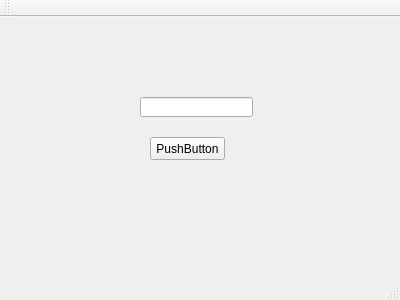
<?xml version="1.0" encoding="UTF-8"?>
<ui version="4.0">
 <class>MainWindow</class>
 <widget class="QMainWindow" name="MainWindow">
  <property name="geometry">
   <rect>
    <x>0</x>
    <y>0</y>
    <width>400</width>
    <height>300</height>
   </rect>
  </property>
  <property name="windowTitle">
   <string>MainWindow</string>
  </property>
  <widget class="QWidget" name="centralWidget">
   <widget class="QLineEdit" name="lineEdit">
    <property name="geometry">
     <rect>
      <x>140</x>
      <y>80</y>
      <width>113</width>
      <height>20</height>
     </rect>
    </property>
   </widget>
   <widget class="QPushButton" name="pushButton">
    <property name="geometry">
     <rect>
      <x>150</x>
      <y>120</y>
      <width>75</width>
      <height>23</height>
     </rect>
    </property>
    <property name="text">
     <string>PushButton</string>
    </property>
   </widget>
  </widget>
  <widget class="QMenuBar" name="menuBar">
   <property name="geometry">
    <rect>
     <x>0</x>
     <y>0</y>
     <width>400</width>
     <height>23</height>
    </rect>
   </property>
  </widget>
  <widget class="QToolBar" name="mainToolBar">
   <attribute name="toolBarArea">
    <enum>TopToolBarArea</enum>
   </attribute>
   <attribute name="toolBarBreak">
    <bool>false</bool>
   </attribute>
  </widget>
  <widget class="QStatusBar" name="statusBar"/>
 </widget>
 <layoutdefault spacing="6" margin="11"/>
 <resources/>
 <connections/>
</ui>
